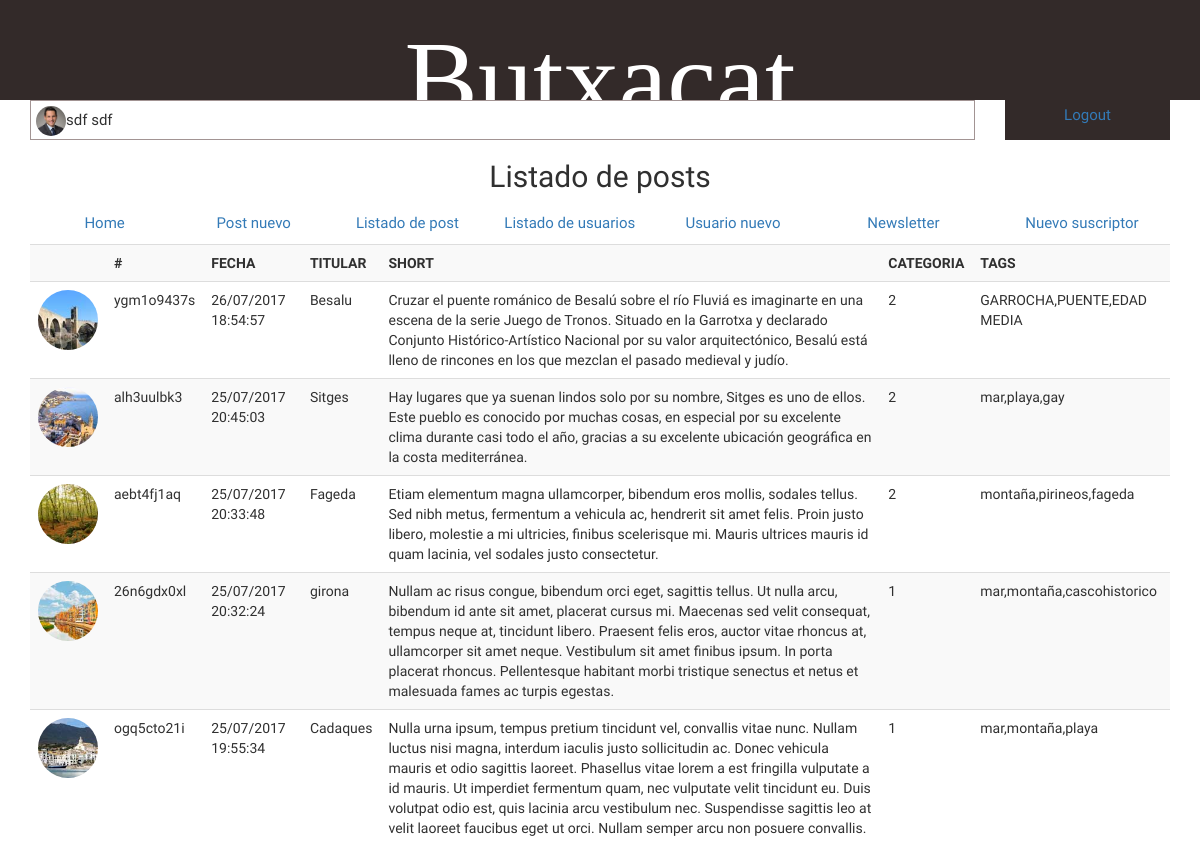
Screenshot of /cms/listadoposts.php (signed in) with the database file from the repository.
### tables this page shows
CREATE TABLE `users` (
  `ID` int(11) NOT NULL,
  `FECHA` text NOT NULL,
  `UID` text NOT NULL,
  `NOMBRE` text NOT NULL,
  `APELLIDOS` text NOT NULL,
  `EMAIL` text NOT NULL,
  `BIO` text NOT NULL,
  `FOTO` text NOT NULL,
  `TELEFONO` text NOT NULL,
  `TWITTER` text NOT NULL,
  `NICK` text NOT NULL,
  `PASS` text NOT NULL,
  `TIPO` text NOT NULL,
  `ACTIVO` int(11) NOT NULL
);

CREATE TABLE `posts` (
  `ID` int(11) NOT NULL,
  `PID` text NOT NULL,
  `FECHA` text NOT NULL,
  `AUTOR` text NOT NULL,
  `TITULAR` text NOT NULL,
  `TEXTO` text NOT NULL,
  `IMAGEN` text NOT NULL,
  `THUMB` text NOT NULL,
  `CATEGORIA` text NOT NULL,
  `TAGS` text NOT NULL,
  `SHORT` text NOT NULL,
  `PUBLICADO` int(11) NOT NULL DEFAULT '0'
);

### cms/listadoposts.php (the view, shortened to what this page needs)
<!DOCTYPE html>
<html lang="en">
<head>
	<?php
		$seccion = "Listado de posts";
		include_once "db.php";
	?>
	<link href="https://maxcdn.bootstrapcdn.com/font-awesome/4.7.0/css/font-awesome.min.css" rel="stylesheet">
	<link href="https://maxcdn.bootstrapcdn.com/bootstrap/3.3.7/css/bootstrap.min.css" rel="stylesheet">
	<link rel="stylesheet" href="assets/css/style.css">
</head>
<body>
	<header>
		<div class="container text-center" id="butxacat">
			<h1>Butxacat</span></h1>
		</div>
	</header>
	<nav>
		<?php
			include_once "wd_nav.php";
		?>
	</nav>
	<?php
		$queryposts = "SELECT * FROM posts ORDER BY ID DESC";
		$resultposts = mysqli_query($link, $queryposts);
	?>
	<section class="container">
		<div class="table-responsive">
			<table class="table table-striped">
				<tr>
					<th></th>
					<th>#</th>
					<th>FECHA</th>
					<th>TITULAR</th>
					<th>SHORT</th>
					<th>CATEGORIA</th>
					<th>TAGS</th>
				</tr>
				<?php
				 while ($rowpostslist = mysqli_fetch_array($resultposts)) {
                  ?>
                <tr>
                  <td><img class="thumblist img-circle" src="<?='../'.$rowpostslist['THUMB']?>" alt=""></td>
                  <td><?=$rowpostslist['PID']?></td>
                  <td><?=$rowpostslist['FECHA']?></td>
                  <td><?=$rowpostslist['TITULAR']?></td>
                  <td><?=$rowpostslist['SHORT']?></td>
                  <td><?=$rowpostslist['CATEGORIA']?></td>
                  <td><?=$rowpostslist['TAGS']?></td>
                </tr>
                  <?php
                }
              ?>
			</table>
		</div>
	</section>
</body>
</html>

### cms/wd_nav.php
<?php
	$idsession = $_SESSION["username"];
	$querysession = "SELECT * FROM users WHERE ID = '$idsession'";
	$resultsession = mysqli_query($link, $querysession);
	$rowsession = mysqli_fetch_array($resultsession);
?>
<div class="row">
	<div class="container">
		 <div class="row">
		 	<div class="col-md-10">
		 		 <a href="editarusuario.php?id=<?=$rowsession['ID']?>"><div class="session"><img src="<?=$rowsession["FOTO"]?>" alt="" class="img-circle thumbnav"><?=$rowsession["NOMBRE"] . " " . $rowsession["APELLIDOS"]?></div></a>
		 	</div>
		 	<div class="col-md-2">
		 		<div class="logout text-center">
		 		<a  href="sc_killsession.php">Logout</a>
		 		</div>
		 	</div>
		 </div>
		 <h2 class="text-center"><?=$seccion?></h2>
	</div>
</div>
<div class="row">
	<div class="container">
		<ul class="nav nav-pills nav-justified">
			<li class="nav-item"><a class="nav-link" href="index.php">Home</a></li>
			<li class="nav-item"><a class="nav-link" href="nuevopost.php">Post nuevo</a></li>
			<li class="nav-item"><a class="nav-link" href="listadoposts.php">Listado de post</a></li>
			<li class="nav-item"><a class="nav-link" href="listadousuarios.php">Listado de usuarios</a></li>
			<li class="nav-item"><a class="nav-link" href="nuevousuario.php">Usuario nuevo</a></li>
			<li class="nav-item"><a class="nav-link" href="newsletter.php">Newsletter</a></li>
			<li class="nav-item"><a class="nav-link" href="nuevonewsletter.php">Nuevo suscriptor</a></li>
		</ul>
	</div>
</div>

### cms/assets/css/style.css (style rules this page uses)
* { box-sizing: border-box; font-family: 'Arapey', serif; border: 0; color: #303030; }
header { width: 100%; height: 100px; background: #332a29; }
h1 { font-family: Daneleon; font-size: 110px; margin-top: 20px; color: white; }
#butxacat { width: 100%; height: 100px; }
nav { font-size: 15px; }
.thumblist { width: 60px; height: 60px; }
.thumbnav { width: 30px; height: 30px; }
.session { height: 40px; border: 1px solid #a29493; padding: 5px; }
a { text-decoration: none; }
.logout { height: 40px; padding: 5px; background: #332a29; color: white; }

### rows the page displays
users: FOTO (picture), NOMBRE "sdf", APELLIDOS "sdf"
posts: THUMB (picture), PID "ygm1o9437s", FECHA "26/07/2017 18:54:57", TITULAR "Besalu", SHORT "Cruzar el puente románico de Besalú sobre el río Fluviá es imaginarte en una escena de la serie Juego de Tronos. Situado en la Garrotxa y declarado Conjunto Histórico-Artístico Nacional por su valor arquitectónico, Besalú está lleno de rincones en los que mezclan el pasado medieval y judío.", CATEGORIA "2", TAGS "GARROCHA,PUENTE,EDAD MEDIA"
posts: THUMB (picture), PID "alh3uulbk3", FECHA "25/07/2017 20:45:03", TITULAR "Sitges", SHORT "Hay lugares que ya suenan lindos solo por su nombre, Sitges es uno de ellos. Este pueblo es conocido por muchas cosas, en especial por su excelente clima durante casi todo el año, gracias a su excelente ubicación geográfica en la costa mediterránea.", CATEGORIA "2", TAGS "mar,playa,gay"
posts: THUMB (picture), PID "aebt4fj1aq", FECHA "25/07/2017 20:33:48", TITULAR "Fageda", SHORT "Etiam elementum magna ullamcorper, bibendum eros mollis, sodales tellus. Sed nibh metus, fermentum a vehicula ac, hendrerit sit amet felis. Proin justo libero, molestie a mi ultricies, finibus scelerisque mi. Mauris ultrices mauris id quam lacinia, vel sodales justo consectetur.", CATEGORIA "2", TAGS "montaña,pirineos,fageda"
posts: THUMB (picture), PID "26n6gdx0xl", FECHA "25/07/2017 20:32:24", TITULAR "girona", SHORT "Nullam ac risus congue, bibendum orci eget, sagittis tellus. Ut nulla arcu, bibendum id ante sit amet, placerat cursus mi. Maecenas sed velit consequat, tempus neque at, tincidunt libero. Praesent felis eros, auctor vitae rhoncus at, ullamcorper sit amet neque. Vestibulum sit amet finibus ipsum. In porta placerat rhoncus. Pellentesque habitant morbi tristique senectus et netus et malesuada fames ac turpis egestas.", CATEGORIA "1", TAGS "mar,montaña,cascohistorico"
posts: THUMB (picture), PID "ogq5cto21i", FECHA "25/07/2017 19:55:34", TITULAR "Cadaques", SHORT "Nulla urna ipsum, tempus pretium tincidunt vel, convallis vitae nunc. Nullam luctus nisi magna, interdum iaculis justo sollicitudin ac. Donec vehicula mauris et odio sagittis laoreet. Phasellus vitae lorem a est fringilla vulputate a id mauris. Ut imperdiet fermentum quam, nec vulputate velit tincidunt eu. Duis volutpat odio est, quis lacinia arcu vestibulum nec. Suspendisse sagittis leo at velit laoreet faucibus eget ut orci. Nullam semper arcu non posuere convallis.", CATEGORIA "1", TAGS "mar,montaña,playa"

### other values shown
$seccion "Listado de posts"
